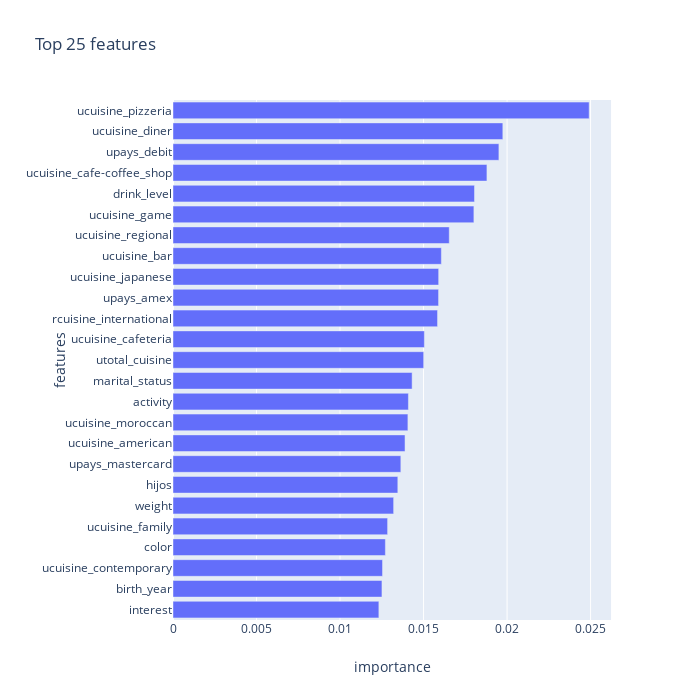

Notebook code for this chart:
### Code cell
from joblib import load
import plotly.express as px
import os
import pandas as pd
# os.chdir('assets/')
pipeline2 = load('xgboost_model_y2.joblib.compressed')

def feature_importance_per_rating(what_pipeline):

    importances = pd.Series(what_pipeline.best_estimator_.named_steps['xgbclassifier'].feature_importances_, X.columns)
    n=25
    importances = importances.sort_values()[-n:]
    importances = importances.to_frame().reset_index()
    importances.columns=['features','importance']
    # fig = 
    return px.bar(importances,y='features',x='importance',title=f'Top {n} features',  orientation='h',width=700, height=700)

feature_importance_per_rating(pipeline2)

### Figure 1 — Plotly figure (JSON) as saved in the notebook; plotly's stock layout.template omitted (floating-point values rounded to 4 significant figures)
{"data": [{"alignmentgroup": "True", "hoverlabel": {"namelength": 0}, "hovertemplate": "importance=%{x}<br>features=%{y}", "legendgroup": "", "marker": {"color": "#636efa"}, "name": "", "offsetgroup": "", "orientation": "h", "showlegend": false, "textposition": "auto", "type": "bar", "x": [0.01232, 0.01251, 0.01254, 0.01272, 0.01285, 0.01321, 0.01346, 0.01364, 0.01389, 0.01406, 0.01409, 0.01432, 0.01501, 0.01505, 0.01584, 0.0159, 0.01591, 0.01607, 0.01654, 0.01801, 0.01805, 0.01879, 0.01951, 0.01975, 0.02491], "xaxis": "x", "y": ["interest", "birth_year", "ucuisine_contemporary", "color", "ucuisine_family", "weight", "hijos", "upays_mastercard", "ucuisine_american", "ucuisine_moroccan", "activity", "marital_status", "utotal_cuisine", "ucuisine_cafeteria", "rcuisine_international", "upays_amex", "ucuisine_japanese", "ucuisine_bar", "ucuisine_regional", "ucuisine_game", "drink_level", "ucuisine_cafe-coffee_shop", "upays_debit", "ucuisine_diner", "ucuisine_pizzeria"], "yaxis": "y"}], "layout": {"barmode": "relative", "height": 700, "legend": {"tracegroupgap": 0}, "title": {"text": "Top 25 features"}, "width": 700, "xaxis": {"anchor": "y", "domain": [0, 0.98], "title": {"text": "importance"}}, "yaxis": {"anchor": "x", "domain": [0, 1], "title": {"text": "features"}}}}
